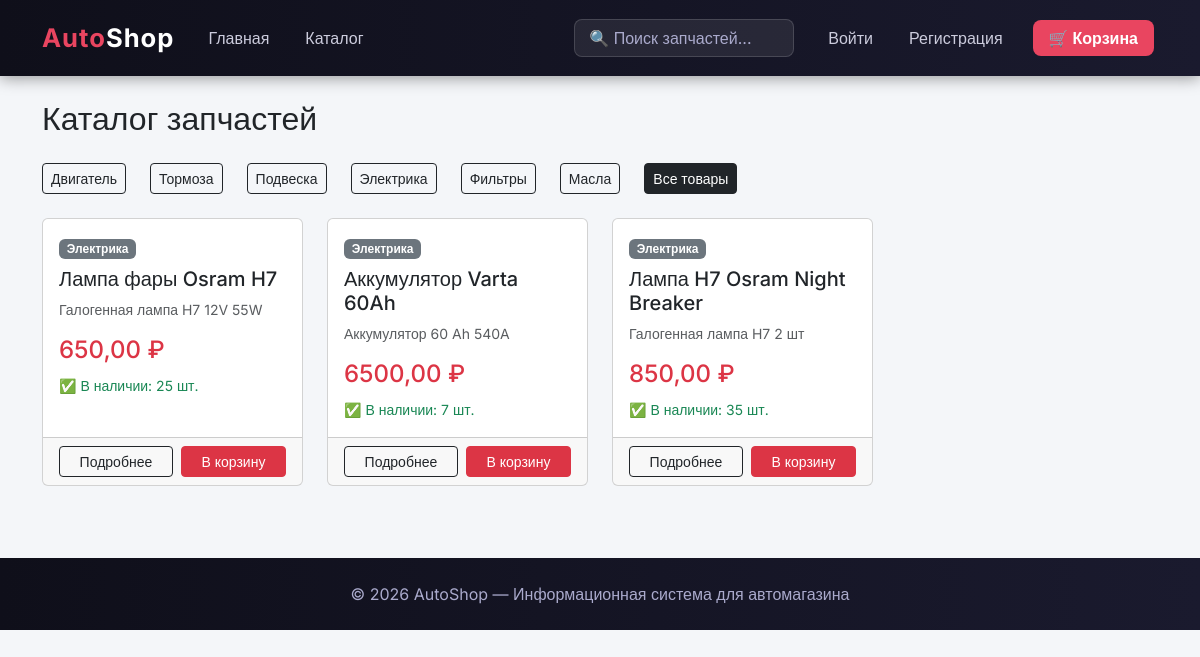
Screenshot of /catalog/?category=elektrika with the database file from the repository.
### store/models.py (models this page shows, shortened)
class Category(models.Model):
    name = models.CharField(max_length=200, verbose_name='Название')
    slug = models.SlugField(unique=True)
    class Meta:
        verbose_name = 'Категория'
        verbose_name_plural = 'Категории'

class Product(models.Model):
    category = models.ForeignKey(Category, on_delete=models.CASCADE, verbose_name='Категория')
    name = models.CharField(max_length=200, verbose_name='Название')
    description = models.TextField(verbose_name='Описание', blank=True)
    price = models.DecimalField(max_digits=10, decimal_places=2, verbose_name='Цена')
    stock = models.PositiveIntegerField(default=0, verbose_name='Остаток')
    available = models.BooleanField(default=True, verbose_name='В наличии')
    created = models.DateTimeField(auto_now_add=True)
    class Meta:
        verbose_name = 'Товар'
        verbose_name_plural = 'Товары'

### store/views.py (the view)
# urls.py: path('catalog/', views.catalog, name='catalog'),
def catalog(request):
    products = Product.objects.filter(available=True)
    categories = Category.objects.all()
    category_slug = request.GET.get('category')
    if category_slug:
        category = get_object_or_404(Category, slug=category_slug)
        products = products.filter(category=category)
    return render(request, 'store/catalog.html', {'products': products, 'categories': categories})

### templates/store/catalog.html (shortened to what this page needs)
{% extends 'base.html' %}
{% block content %}
<h2 class="mb-4">Каталог запчастей</h2>
<div class="row mb-3">
    {% for category in categories %}
    <div class="col-auto mb-2">
        <a href="/catalog/?category={{ category.slug }}" class="btn btn-outline-dark btn-sm">{{ category.name }}</a>
    </div>
    {% endfor %}
    <div class="col-auto mb-2">
        <a href="/catalog/" class="btn btn-dark btn-sm">Все товары</a>
    </div>
</div>
<div class="row">
    {% for product in products %}
    <div class="col-md-3 mb-4">
        <div class="card h-100">
            <div class="card-body">
                <span class="badge bg-secondary mb-2">{{ product.category.name }}</span>
                <h5 class="card-title">{{ product.name }}</h5>
                <p class="card-text text-muted small">{{ product.description|truncatechars:100 }}</p>
                <h4 class="text-danger">{{ product.price }} ₽</h4>
                {% if product.stock > 0 %}
                    <small class="text-success">✅ В наличии: {{ product.stock }} шт.</small>
                {% else %}
                    <small class="text-danger">❌ Нет в наличии</small>
                {% endif %}
            </div>
            <div class="card-footer d-flex gap-2">
                <a href="/product/{{ product.pk }}/" class="btn btn-outline-dark btn-sm flex-fill">Подробнее</a>
                <a href="/cart/add/{{ product.pk }}/" class="btn btn-danger btn-sm flex-fill">В корзину</a>
            </div>
        </div>
    </div>
    {% empty %}
    <p class="text-muted">Товары не найдены.</p>
    {% endfor %}
</div>
{% endblock %}

### templates/base.html (style rules this page uses)
body { background-color: #f4f6f9; font-family: 'Inter', sans-serif; }

### rows the page displays
Category: name "Двигатель"
Category: name "Тормоза"
Category: name "Подвеска"
Category: name "Электрика"
Category: name "Фильтры"
Category: name "Масла"
Product: category.name "Электрика", name "Лампа фары Osram H7", description "Галогенная лампа H7 12V 55W", price "650,00", stock "25"
Product: category.name "Электрика", name "Аккумулятор Varta 60Ah", description "Аккумулятор 60 Ah 540A", price "6500,00", stock "7"
Product: category.name "Электрика", name "Лампа H7 Osram Night Breaker", description "Галогенная лампа H7 2 шт", price "850,00", stock "35"
